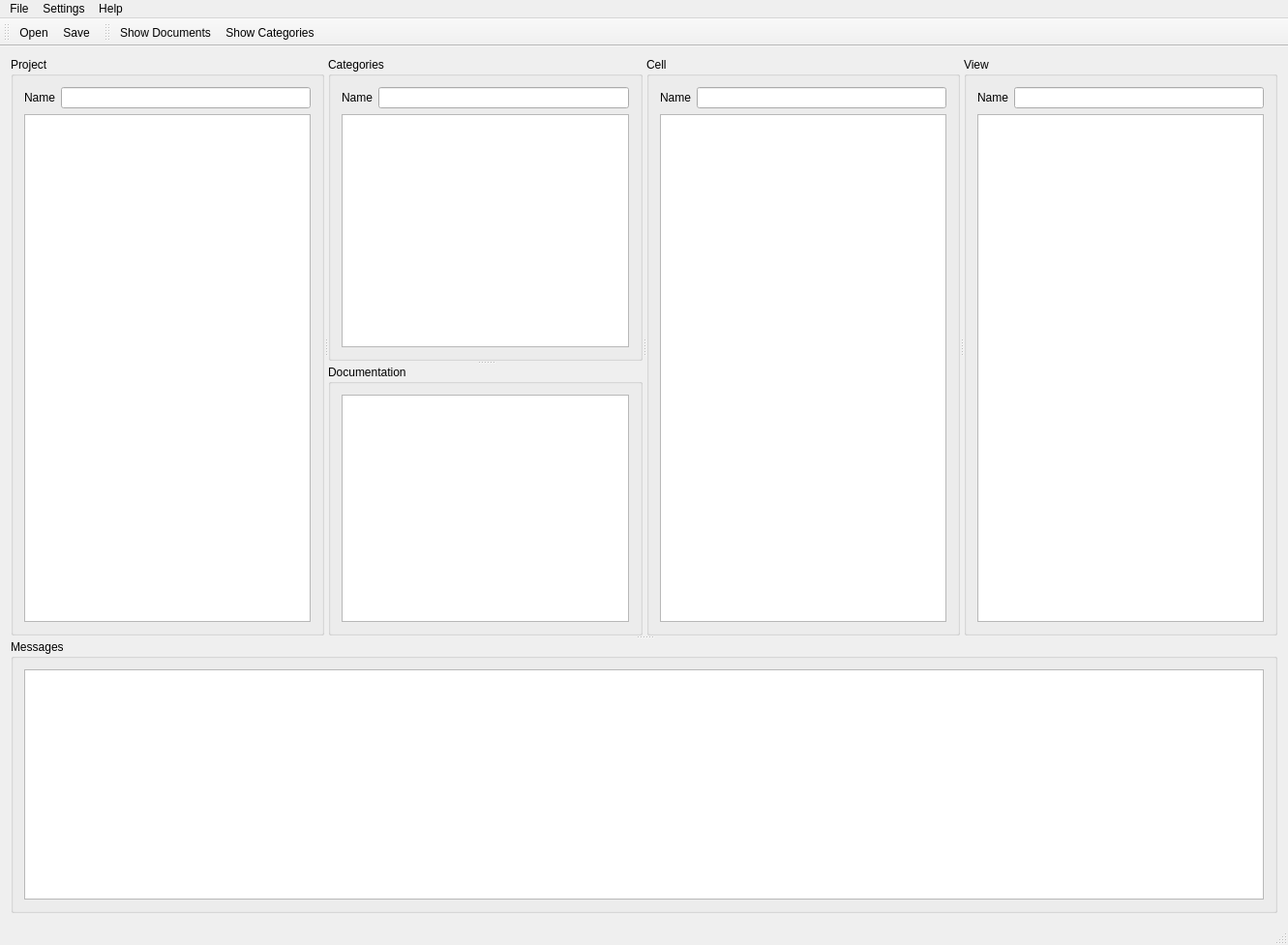
<?xml version="1.0" encoding="UTF-8"?>
<ui version="4.0">
 <class>MainWindow</class>
 <widget class="QMainWindow" name="MainWindow">
  <property name="geometry">
   <rect>
    <x>0</x>
    <y>0</y>
    <width>1331</width>
    <height>977</height>
   </rect>
  </property>
  <property name="windowTitle">
   <string>MainWindow</string>
  </property>
  <widget class="QWidget" name="centralWidget">
   <layout class="QHBoxLayout" name="horizontalLayout_11">
    <item>
     <widget class="QSplitter" name="splitter_3">
      <property name="orientation">
       <enum>Qt::Vertical</enum>
      </property>
      <widget class="QSplitter" name="splitter_2">
       <property name="orientation">
        <enum>Qt::Horizontal</enum>
       </property>
       <widget class="QGroupBox" name="groupBox">
        <property name="title">
         <string>Project</string>
        </property>
        <layout class="QHBoxLayout" name="horizontalLayout_4">
         <item>
          <layout class="QVBoxLayout" name="verticalLayout_3">
           <item>
            <layout class="QHBoxLayout" name="horizontalLayout">
             <item>
              <widget class="QLabel" name="label">
               <property name="text">
                <string>Name</string>
               </property>
              </widget>
             </item>
             <item>
              <widget class="QLineEdit" name="txtLibSearch"/>
             </item>
            </layout>
           </item>
           <item>
            <widget class="QTreeWidget" name="treeLibs">
             <property name="selectionMode">
              <enum>QAbstractItemView::ExtendedSelection</enum>
             </property>
             <attribute name="headerVisible">
              <bool>false</bool>
             </attribute>
             <column>
              <property name="text">
               <string notr="true">1</string>
              </property>
             </column>
            </widget>
           </item>
          </layout>
         </item>
        </layout>
       </widget>
       <widget class="QSplitter" name="splitter">
        <property name="orientation">
         <enum>Qt::Vertical</enum>
        </property>
        <widget class="QGroupBox" name="groupCats">
         <property name="title">
          <string>Categories</string>
         </property>
         <layout class="QHBoxLayout" name="horizontalLayout_8">
          <item>
           <layout class="QVBoxLayout" name="verticalLayout_4">
            <item>
             <layout class="QHBoxLayout" name="horizontalLayout_9">
              <item>
               <widget class="QLabel" name="label_4">
                <property name="text">
                 <string>Name</string>
                </property>
               </widget>
              </item>
              <item>
               <widget class="QLineEdit" name="txtCatSearch"/>
              </item>
             </layout>
            </item>
            <item>
             <widget class="QTreeWidget" name="listCategories">
              <property name="selectionMode">
               <enum>QAbstractItemView::ExtendedSelection</enum>
              </property>
              <attribute name="headerVisible">
               <bool>false</bool>
              </attribute>
              <column>
               <property name="text">
                <string notr="true">1</string>
               </property>
              </column>
             </widget>
            </item>
           </layout>
          </item>
         </layout>
        </widget>
        <widget class="QGroupBox" name="groupDocs">
         <property name="title">
          <string>Documentation</string>
         </property>
         <layout class="QHBoxLayout" name="horizontalLayout_10">
          <item>
           <layout class="QVBoxLayout" name="verticalLayout_5">
            <item>
             <widget class="QTreeWidget" name="listDocumentation">
              <property name="selectionMode">
               <enum>QAbstractItemView::ExtendedSelection</enum>
              </property>
              <attribute name="headerVisible">
               <bool>false</bool>
              </attribute>
              <column>
               <property name="text">
                <string notr="true">1</string>
               </property>
              </column>
             </widget>
            </item>
           </layout>
          </item>
         </layout>
        </widget>
       </widget>
       <widget class="QGroupBox" name="groupBox_2">
        <property name="title">
         <string>Cell</string>
        </property>
        <layout class="QHBoxLayout" name="horizontalLayout_5">
         <item>
          <layout class="QVBoxLayout" name="verticalLayout_2">
           <item>
            <layout class="QHBoxLayout" name="horizontalLayout_2">
             <item>
              <widget class="QLabel" name="label_2">
               <property name="text">
                <string>Name</string>
               </property>
              </widget>
             </item>
             <item>
              <widget class="QLineEdit" name="txtCellSearch"/>
             </item>
            </layout>
           </item>
           <item>
            <widget class="QListWidget" name="listGroups">
             <property name="selectionMode">
              <enum>QAbstractItemView::SingleSelection</enum>
             </property>
            </widget>
           </item>
          </layout>
         </item>
        </layout>
       </widget>
       <widget class="QGroupBox" name="groupBox_3">
        <property name="title">
         <string>View</string>
        </property>
        <layout class="QHBoxLayout" name="horizontalLayout_6">
         <item>
          <layout class="QVBoxLayout" name="verticalLayout">
           <item>
            <layout class="QHBoxLayout" name="horizontalLayout_3">
             <item>
              <widget class="QLabel" name="label_3">
               <property name="text">
                <string>Name</string>
               </property>
              </widget>
             </item>
             <item>
              <widget class="QLineEdit" name="txtViewSearch"/>
             </item>
            </layout>
           </item>
           <item>
            <widget class="QListWidget" name="listViews"/>
           </item>
          </layout>
         </item>
        </layout>
       </widget>
      </widget>
      <widget class="QGroupBox" name="groupBox_4">
       <property name="title">
        <string>Messages</string>
       </property>
       <layout class="QHBoxLayout" name="horizontalLayout_7">
        <item>
         <widget class="QTextEdit" name="textMessages"/>
        </item>
       </layout>
      </widget>
     </widget>
    </item>
   </layout>
  </widget>
  <widget class="QMenuBar" name="menuBar">
   <property name="geometry">
    <rect>
     <x>0</x>
     <y>0</y>
     <width>1331</width>
     <height>20</height>
    </rect>
   </property>
   <widget class="QMenu" name="menuFile">
    <property name="title">
     <string>File</string>
    </property>
    <widget class="QMenu" name="menuNew">
     <property name="title">
      <string>New</string>
     </property>
     <addaction name="actionSession"/>
     <addaction name="separator"/>
     <addaction name="actionProject"/>
     <addaction name="actionGroup"/>
     <addaction name="actionUnion"/>
    </widget>
    <widget class="QMenu" name="menuRecent_Projects">
     <property name="title">
      <string>Recent Projects</string>
     </property>
     <addaction name="separator"/>
     <addaction name="actionRecent1"/>
     <addaction name="actionRecent2"/>
     <addaction name="actionRecent3"/>
     <addaction name="actionRecent4"/>
     <addaction name="actionRecent5"/>
    </widget>
    <addaction name="menuNew"/>
    <addaction name="actionOpen"/>
    <addaction name="actionSave"/>
    <addaction name="actionSave_As"/>
    <addaction name="separator"/>
    <addaction name="menuRecent_Projects"/>
    <addaction name="actionClear_Recent_File_Stack"/>
    <addaction name="separator"/>
    <addaction name="actionExit"/>
   </widget>
   <widget class="QMenu" name="menuEdit">
    <property name="title">
     <string>Settings</string>
    </property>
    <addaction name="actionProjects"/>
    <addaction name="actionTools"/>
   </widget>
   <widget class="QMenu" name="menuHelp">
    <property name="title">
     <string>Help</string>
    </property>
    <addaction name="actionAbout"/>
   </widget>
   <addaction name="menuFile"/>
   <addaction name="menuEdit"/>
   <addaction name="menuHelp"/>
  </widget>
  <widget class="QToolBar" name="mainToolBar">
   <attribute name="toolBarArea">
    <enum>TopToolBarArea</enum>
   </attribute>
   <attribute name="toolBarBreak">
    <bool>false</bool>
   </attribute>
   <addaction name="actionOpen"/>
   <addaction name="actionSave"/>
  </widget>
  <widget class="QStatusBar" name="statusBar"/>
  <widget class="QToolBar" name="toolBar">
   <property name="windowTitle">
    <string>toolBar</string>
   </property>
   <attribute name="toolBarArea">
    <enum>TopToolBarArea</enum>
   </attribute>
   <attribute name="toolBarBreak">
    <bool>false</bool>
   </attribute>
   <addaction name="actionShow_Documents"/>
   <addaction name="actionShow_Categories"/>
  </widget>
  <action name="actionProject">
   <property name="text">
    <string>Project...</string>
   </property>
  </action>
  <action name="actionGroup">
   <property name="text">
    <string>Cell...</string>
   </property>
  </action>
  <action name="actionUnion">
   <property name="text">
    <string>View...</string>
   </property>
  </action>
  <action name="actionExit">
   <property name="icon">
    <iconset resource="icons.qrc">
     <normaloff>:/exit</normaloff>:/exit</iconset>
   </property>
   <property name="text">
    <string>Exit</string>
   </property>
   <property name="shortcut">
    <string>Ctrl+X</string>
   </property>
  </action>
  <action name="actionAbout">
   <property name="text">
    <string>About</string>
   </property>
  </action>
  <action name="actionProjects">
   <property name="text">
    <string>Projects</string>
   </property>
   <property name="shortcut">
    <string>Ctrl+O</string>
   </property>
  </action>
  <action name="actionTools">
   <property name="text">
    <string>Tools</string>
   </property>
  </action>
  <action name="actionRecent1">
   <property name="text">
    <string>actionRecent1</string>
   </property>
  </action>
  <action name="actionRecent2">
   <property name="text">
    <string>actionRecent2</string>
   </property>
  </action>
  <action name="actionRecent3">
   <property name="text">
    <string>actionRecent3</string>
   </property>
  </action>
  <action name="actionRecent4">
   <property name="text">
    <string>actionRecent4</string>
   </property>
  </action>
  <action name="actionRecent5">
   <property name="text">
    <string>actionRecent5</string>
   </property>
  </action>
  <action name="actionOpen">
   <property name="icon">
    <iconset resource="icons.qrc">
     <normaloff>:/open</normaloff>:/open</iconset>
   </property>
   <property name="text">
    <string>Open...</string>
   </property>
   <property name="shortcut">
    <string>Ctrl+O</string>
   </property>
  </action>
  <action name="actionSave">
   <property name="icon">
    <iconset resource="icons.qrc">
     <normaloff>:/save</normaloff>:/save</iconset>
   </property>
   <property name="text">
    <string>Save</string>
   </property>
   <property name="shortcut">
    <string>Ctrl+S</string>
   </property>
  </action>
  <action name="actionSave_As">
   <property name="text">
    <string>Save As...</string>
   </property>
  </action>
  <action name="actionShow_Documents">
   <property name="checkable">
    <bool>true</bool>
   </property>
   <property name="text">
    <string>Show Documents</string>
   </property>
  </action>
  <action name="actionShow_Categories">
   <property name="checkable">
    <bool>true</bool>
   </property>
   <property name="text">
    <string>Show Categories</string>
   </property>
  </action>
  <action name="actionCategory">
   <property name="text">
    <string>Category</string>
   </property>
  </action>
  <action name="actionSession">
   <property name="text">
    <string>Session...</string>
   </property>
  </action>
  <action name="actionClear_Recent_File_Stack">
   <property name="text">
    <string>Clear Recent File Stack</string>
   </property>
  </action>
 </widget>
 <layoutdefault spacing="6" margin="11"/>
 <resources>
  <include location="icons.qrc"/>
 </resources>
 <connections/>
</ui>
